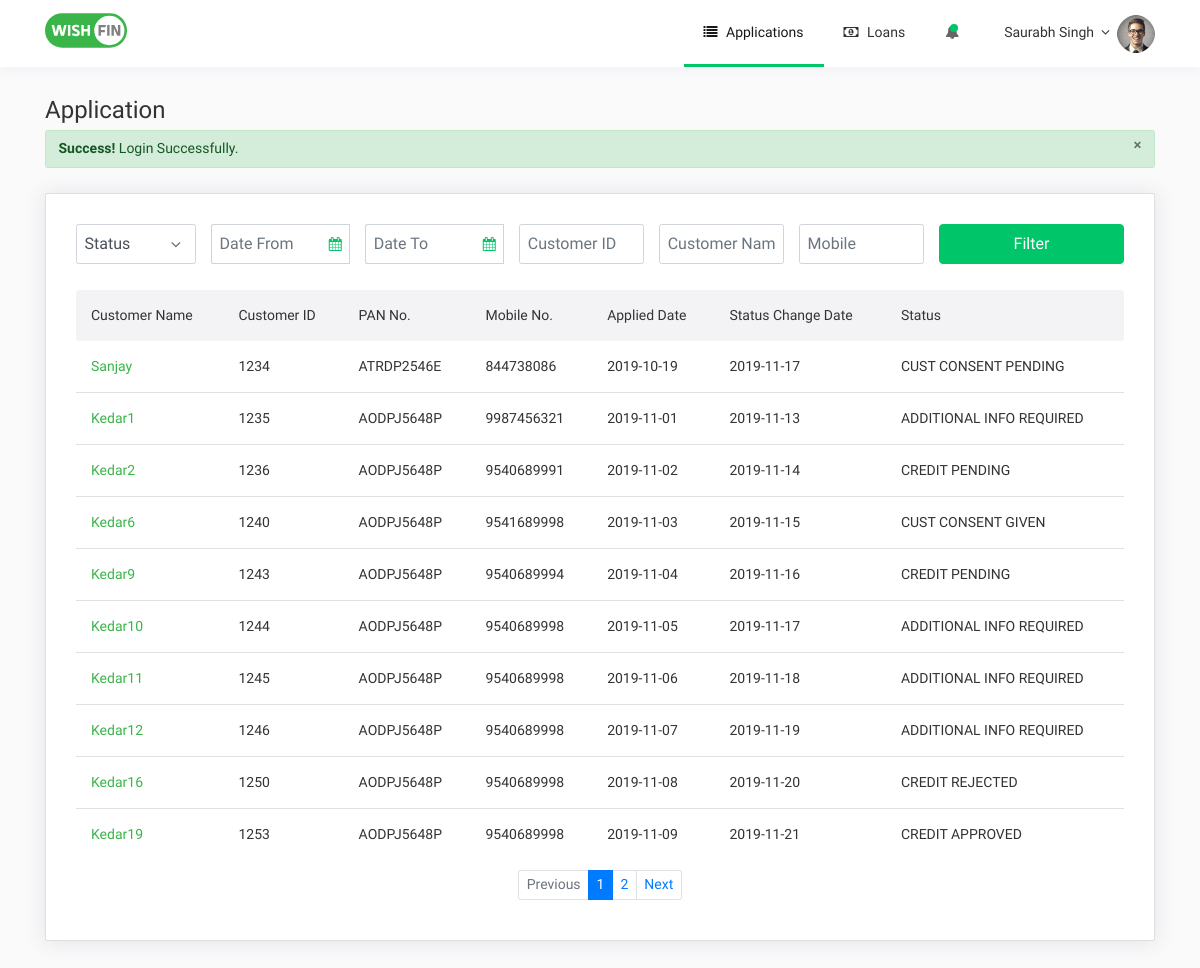
The app's page /employee-application-old.php (signed in) with its own data.
### tables this page shows
CREATE TABLE `application` (
  `id` int(11) NOT NULL,
  `customer_id` int(11) NOT NULL,
  `loan_id` int(11) NOT NULL,
  `role_id` int(11) NOT NULL,
  `applied_date` date NOT NULL,
  `change_status_date` date NOT NULL,
  `lender_name` varchar(100) NOT NULL,
  `loan_amount` decimal(10,2) UNSIGNED NOT NULL,
  `roi` varchar(2) NOT NULL,
  `emi` varchar(50) NOT NULL,
  `number_of_emi` int(11) NOT NULL,
  `tenure` varchar(2) NOT NULL,
  `disbursal_date` date NOT NULL,
  `status` int(3) DEFAULT NULL,
  `sub_status` int(3) DEFAULT NULL,
  `created_date` datetime NOT NULL,
  `modified_date` datetime NOT NULL
);

CREATE TABLE `customer` (
  `id` int(11) UNSIGNED NOT NULL,
  `customer_id` varchar(200) DEFAULT '123',
  `role_id` int(11) NOT NULL,
  `disbursed_flag` int(3) NOT NULL DEFAULT '0' COMMENT '0-not disbursed, 1-disbursed',
  `name` varchar(255) NOT NULL,
  `mobile` bigint(20) NOT NULL,
  `email` varchar(100) NOT NULL,
  `pancard` varchar(10) NOT NULL,
  `dob` date NOT NULL,
  `marital_status` int(11) NOT NULL DEFAULT '0',
  `education` varchar(50) NOT NULL,
  `total_experience` varchar(10) NOT NULL,
  `monthly_income` varchar(10) NOT NULL,
  `mother_name` varchar(100) NOT NULL,
  `father_name` varchar(100) NOT NULL,
  `residence_city` varchar(50) NOT NULL,
  `residence_pincode` varchar(10) NOT NULL,
  `residence_address` varchar(255) NOT NULL,
  `company_name` varchar(100) NOT NULL,
  `company_email_id` varchar(100) NOT NULL,
  `office_landline_no` varchar(15) NOT NULL,
  `designation` varchar(50) NOT NULL,
  `office_city` varchar(50) NOT NULL,
  `office_pincode` varchar(10) NOT NULL,
  `office_address` varchar(255) NOT NULL,
  `cibil_score` varchar(50) NOT NULL,
  `wishfin_score` varchar(50) NOT NULL,
  `image` text NOT NULL,
  `status` int(3) DEFAULT NULL,
  `sub_status` int(3) DEFAULT NULL,
  `applied_date` date NOT NULL,
  `change_status_date` date NOT NULL,
  `lender_name` varchar(100) NOT NULL,
  `loan_amount` decimal(10,2) NOT NULL,
  `roi` varchar(2) NOT NULL,
  `emi` varchar(50) NOT NULL,
  `number_of_emi` int(11) NOT NULL,
  `tenure` varchar(2) NOT NULL,
  `disbursal_date` date NOT NULL,
  `created_date` datetime NOT NULL DEFAULT CURRENT_TIMESTAMP,
  `modified_date` datetime DEFAULT CURRENT_TIMESTAMP ON UPDATE CURRENT_TIMESTAMP
);

### employee-application-old.php (the view, shortened to what this page needs)
<?php
include('db.php');
$page=10;
if(isset($_GET['p'])) {
  $p=$_GET['p'];
  $p_cond=$p;
}
else{
  $p=1;
}
$cond='';
$offset=($p-1)*$page;
$query  = "select c.id, c.customer_id, c.name, c.mobile, c.email, c.pancard, c.dob, c.marital_status, c.education, c.total_experience, c.monthly_income, c.mother_name, c.father_name, c.residence_city, c.residence_pincode, c.residence_address, c.company_name, c.company_email_id, c.office_landline_no, c.designation, c.office_city, c.office_pincode, c.office_address, c.cibil_score, c.wishfin_score , c.image, ap.status, ap.sub_status, ap.loan_id, ap.role_id, ap.applied_date, ap.change_status_date  from customer c RIGHT Join application ap on (c.customer_id=ap.customer_id) ".$cond." ORDER BY c.customer_id LIMIT ".$offset.", ".$page;
$result = $con->query($query);
$employee_data  = array();
if($result->num_rows){
  while($row = $result->fetch_assoc()){
      $employee_data[] = $row;
  }
}
$query  = "select count(*) as size from customer as c right join application as ap on c.customer_id=ap.customer_id ".$cond;
$result = $con->query($query);
$employee_size = array();
if($result->num_rows){
  while($row = $result->fetch_assoc()){
      $employee_size = $row['size'];
  }
}
$query  = "SELECT id, status FROM `main_lov`";
$result = $con->query($query);
$status  = array();
if($result->num_rows){
   while($row = $result->fetch_assoc()){
      $status[$row['id']] = $row['status'];
   }
}
?>
<!doctype html>
<html lang="en">
<head>
  <link rel="stylesheet" href="css/bootstrap.min.css">
  <link rel="stylesheet" href="https://cdnjs.cloudflare.com/ajax/libs/font-awesome/4.7.0/css/font-awesome.min.css">
  <link rel="stylesheet" href="css/jquery-ui.css">
  <link rel="stylesheet" href="css/fonts.css">
  <link rel="stylesheet" href="css/style.css">
  <link rel="stylesheet" href="css/dashboard.css">
</head>
<body>
  <div class="container-fluid loggedin-wrapper">
    <nav class="navbar navbar-expand-lg navbar-light fixed-top bg-white fldg-navbar">
      <div class="container">
            <a class="navbar-brand" href="#">
            </a>
            <div class="collapse navbar-collapse justify-content-end" id="navbarToggler">
              <ul class="navbar-nav mt-2 mt-lg-0 justify-content-end">
                <li class="nav-item active">
                  <a class="nav-link" href="employee-application.php"><i class="fa fa-list" aria-hidden="true"></i> Applications <span class="sr-only">(current)</span></a>
                </li>
                <li class="nav-item">
                  <a class="nav-link" href="employee-loans.php"><i class="fa fa-money" aria-hidden="true"></i> Loans</a>
                </li>
                <li class="nav-item">
                  <a class="nav-link notify-link" href="#">
                    <span class="notify-icon">
                      <span class="green-notify"></span><i class="fa fa-bell" aria-hidden="true"></i>
                    </span>
                    </a>
                </li>
                <li class="nav-item dropdown">
                  <a class="nav-link dropdown-toggle" href="#" id="my-account" role="button" data-toggle="dropdown" aria-haspopup="true" aria-expanded="false">
                    Saurabh Singh <img src="images/Avatar.png" alt=""/>
                  </a>
                </li>
              </ul>
            </div>
      </div>
</nav>
  <div class="row dashboard">
    <div class="container">
      <div class="row pd-t-32">
        <div class="col-12 pt-5 pb-4">
          <h2 class="dashboard-title">Application</h2>
          <?php
          if(isset($_SESSION['success']))
          {
          ?>
               <div class="alert alert-success" id="success_msg">
                  <a href="#" class="close" data-dismiss="alert">&times;</a>
                  <strong>Success!</strong> <?php echo $_SESSION['success']; ?>
              </div>
          <?php
           }
         ?>
        </div>
      </div>
      <div class="card">
        <div class="card-body">
          <div class="filter-box">
            <form id="filter-form-application" class="filter-form" action="employee-application.php" method="post">
              <div class="form-group select-field">
                  <select class="form-control" name="status">
                    <option value="" >Status</option>
                  </select>
                  <span class="angledown"></span>
              </div>
              <div class="form-group input-group">
                  <input type="text" name="dateFrom" id="fromDate" class="form-control" placeholder="Date From" <?php if(isset($_SESSION['application']['post_dateFrom'])){ ?> value="<?php echo $_SESSION['application']['post_dateFrom']; ?>" <?php } ?> />
                  <div class="input-group-append">
                    <span class="input-group-text" id="basic-addon2"><i class="fa fa-calendar" aria-hidden="true"></i></span>
                  </div>
              </div>
              <div class="form-group input-group">
                  <input type="text" name="dateTo"  id="toDate" class="form-control" placeholder="Date To" <?php if(isset($_SESSION['application']['post_dateTo'])){?> value="<?php echo $_SESSION['application']['post_dateTo']; ?>" <?php } ?> />
                  <div class="input-group-append">
                    <span class="input-group-text" id="basic-addon2"><i class="fa fa-calendar" aria-hidden="true"></i></span>
                  </div>
              </div>
              <div class="form-group">
                  <input type="tel" name="customerID" class="form-control" placeholder="Customer ID" <?php if(isset($_SESSION['application']['post_customerID'])){?> value="<?php echo $_SESSION['application']['post_customerID']; ?>" <?php } ?>/>
              </div>
              <div class="form-group">
                  <input type="tel" name="customerName" class="form-control" placeholder="Customer Name" <?php if(isset($_SESSION['application']['post_customerName'])){?> value="<?php echo $_SESSION['application']['post_customerName']; ?>" <?php } ?>/>
              </div>
              <div class="form-group">
                  <input type="tel" name="mobile" class="form-control" placeholder="Mobile" maxlength="10" <?php if(isset($_SESSION['application']['post_mobile'])){?> value="<?php echo $_SESSION['application']['post_mobile']; ?>" <?php } ?> />
              </div>
              <div class="form-group button-area">
                  <button type="submit" class="btn btn-success btn-raised" id='filter'>Filter</button>
              </div>
            </form>
          </div>
          <div class="filter-result">
            <div class="table-responsive">
                <table class="table table-borderless">
                  <thead>
                    <tr>
                      <th>Customer Name</th>
                      <th>Customer ID</th>
                      <th>PAN No.</th>
                      <th>Mobile No.</th>
                      <th>Applied Date</th>
                      <th>Status Change Date</th>
                      <th>Status</th>
                    </tr>
                  </thead>
                  <tbody>
                   <?php foreach($employee_data as $employee_detail) { ?>
                    <tr>
                      <td><a href="application-profile.php?id=<?php echo $employee_detail['customer_id']; ?>"><?php echo $employee_detail['name']; ?></a></td>
                      <td><?php echo $employee_detail['customer_id']; ?></td>
                      <td><?php echo $employee_detail['pancard']; ?></td>
                      <td><?php echo $employee_detail['mobile']; ?></td>
                      <td>
                        <?php
                          if(isset($employee_detail['applied_date'])){
                            echo $employee_detail['applied_date'];
                          }else{
                            echo $employee_detail['applied_date'] = '';
                          }
                        ?>
                      </td>
                      <td>
                        <?php
                          if(isset($employee_detail['change_status_date'])){
                            echo $employee_detail['change_status_date'];
                          }else{
                            echo $employee_detail['change_status_date'] = '';
                          }
                        ?>
                      </td>
                      <td><?php echo $status[$employee_detail['status']]; ?></td>
                    </tr>
                    <?php } ?>
                  </tbody>
                </table>
              </div>
      <?php
        $total_record  = $employee_size;
        if($total_record>$page){
      ?>
              <nav aria-label="Page navigation example">
                    <ul class="pagination justify-content-center">
                      <li class="page-item <?php if($p<=1){ echo 'disabled'; } ?> ">
                        <a class="page-link" href="?p=<?php echo $p-1;?>"  tabindex="-1">Previous</a>
                      </li>
                      <?php
                         $perpage_record  = $total_record/$page;
                         if($total_record%$page!=0){
                            $perpage_record++;
                         }
                         if($p+$page>$perpage_record){
                            $len=$perpage_record;
                         }
                         else{
                            $len=$p+$page;
                         }
                         if($len-$p<$page){
                            $start=1;
                         }
                         else{
                            $start=$p;
                         }
                        for($i=$start;$i<=$len;$i++)
                        {
                      ?>
                      <li class="page-item <?php if(isset($p) && $i==$p){echo "active"; } ?> "><a class="page-link" href="?p=<?php echo $i; ?>"><?php echo $i; ?></a></li>
                       <?php
                         }
                       ?>
                      <li class="page-item <?php if($p>=$perpage_record-1){ echo 'disabled'; } ?>" >
                        <a class="page-link" href="?p=<?php echo $p+1;?>">Next</a>
                      </li>
                    </ul>
              </nav>
        <?php
            }
        ?>
          </div>
        </div>
      </div>
    </div>
  </div>
  </div>
</body>
</html>

### css/style.css (style rules this page uses)
html { font-size:10px; height:100%; }
body { font-family: Roboto,Roboto-Regular,sans-serif; font-size:1.4rem; color:#333; }
a,a:hover { color: #39b549; }
h1,h2,h3,h4,.h1,.h2,.h3,.h4 { font-weight: 400; }
.wishfinlogo { height: 3.5rem; width: 8.2rem; }
.form-group { margin-bottom: 2.4rem; }
.form-control { height: 5.0rem; font-size:1.6rem; }
select.form-control:not([size]):not([multiple]) { height:5.0rem; }
.select-field { position: relative; }
.select-field select.form-control { appearance:none; -webkit-appearance:none; }
.select-field .angledown { position: absolute; top:1.3rem; right: 1.5rem; font-size:1.6rem; color:#666; }
.select-field .angledown:before { content: "\f107"; font-family: fontawesome; }
.button-area .btn { font-size:1.6rem; min-width: 18.5rem; height: 5.0rem; text-transform: uppercase; border-radius: 0.4rem; }
.button-area .btn.btn-success { background-color: #00C569; border-color:#00C569; }
.card { box-shadow: 0 1px 20px rgba(212, 212, 226, 0.64); }
.card .card-header,.card .card-body { padding-left:3.0rem; padding-right:3.0rem; }
.card .card-body { padding-top:3.0rem; padding-bottom:3.0rem; }
.table th, .table td { padding:1.5rem; white-space: nowrap; }
.table-borderless thead th { background-color: #f3f3f5; font-weight: 400; border: 0 none; vertical-align: middle; }
.table-borderless thead th:first-child { border-radius:0.3rem 0 0 0.3rem; }
.table-borderless thead th:last-child { border-radius:0 0.3rem 0.3rem 0; }
.table-borderless tbody tr:first-child td { border-top: 0 none; }

### css/dashboard.css (style rules this page uses)
body { background-color: #fafafa; }
#my-account { padding-right: 5.4rem; }
#my-account img { position: absolute; right:0; top:-0.2rem; }
.dropdown-toggle::after { content: "\f107"; font-family: fontawesome; border:0; vertical-align: baseline; display: inline-block; }
.navbar.fldg-navbar { padding:1.0rem; }
.navbar.fldg-navbar { box-shadow: 0 3px 8px #f1f1f9; }
.navbar.fldg-navbar .nav-link { font-size: 1.4rem; color: #333; padding-right: 2rem; padding-left: 2rem; text-transform: capitalize; }
.navbar.fldg-navbar .nav-link .fa { margin-right: 0.5rem; }
.navbar.fldg-navbar .active:after { content: ''; height: 3px; background-color: #00c569; position: relative; bottom: -16px; width: inherit; display: block; }
.green-notify { width:0.8rem; height:0.8rem; background-color: #00c569; border-radius:0.5rem; display: inline-block; }
.notify-icon { position: relative; color:#666; }
.notify-link .green-notify { position: absolute; top:0; right: 0.6rem; }
.dashboard { padding-top:6.6rem; padding-bottom: 4.8rem; }
.dashboard-title { font-size:2.4rem; }
.filter-box .filter-form { width:100%; display: flex; }
.filter-form .form-group { margin-left: 1.5rem; width:auto; min-width: 12.0rem; }
.filter-form .form-group:first-child { margin-left: 0; }
.filter-form .form-group .form-control, .filter-form select.form-control:not([size]):not([multiple]) { height:4.0rem; }
.filter-form .select-field .angledown { top:0.8rem; }
.filter-form .button-area { min-width: auto; }
.filter-form .button-area .btn { height: 4.0rem; text-transform: capitalize; }
.filter-form .input-group .form-control,.doc-upload-form .input-group .form-control { border-right: 0 none; }
.filter-form .input-group-text,.doc-upload-form .input-group-text { background-color: transparent; color:#00c569; font-size:1.4rem; border-left: 0 none; }

### records on screen
application: customer.name "Sanjay", customer.customer_id "1234", customer.pancard "ATRDP2546E", customer.mobile "844738086", applied_date "2019-10-19", change_status_date "2019-11-17", status "CUST CONSENT PENDING"
application: customer.name "Kedar1", customer.customer_id "1235", customer.pancard "AODPJ5648P", customer.mobile "9987456321", applied_date "2019-11-01", change_status_date "2019-11-13", status "ADDITIONAL INFO REQUIRED"
application: customer.name "Kedar2", customer.customer_id "1236", customer.pancard "AODPJ5648P", customer.mobile "9540689991", applied_date "2019-11-02", change_status_date "2019-11-14", status "CREDIT PENDING"
application: customer.name "Kedar6", customer.customer_id "1240", customer.pancard "AODPJ5648P", customer.mobile "9541689998", applied_date "2019-11-03", change_status_date "2019-11-15", status "CUST CONSENT GIVEN"
application: customer.name "Kedar9", customer.customer_id "1243", customer.pancard "AODPJ5648P", customer.mobile "9540689994", applied_date "2019-11-04", change_status_date "2019-11-16", status "CREDIT PENDING"
application: customer.name "Kedar10", customer.customer_id "1244", customer.pancard "AODPJ5648P", customer.mobile "9540689998", applied_date "2019-11-05", change_status_date "2019-11-17", status "ADDITIONAL INFO REQUIRED"
application: customer.name "Kedar11", customer.customer_id "1245", customer.pancard "AODPJ5648P", customer.mobile "9540689998", applied_date "2019-11-06", change_status_date "2019-11-18", status "ADDITIONAL INFO REQUIRED"
application: customer.name "Kedar12", customer.customer_id "1246", customer.pancard "AODPJ5648P", customer.mobile "9540689998", applied_date "2019-11-07", change_status_date "2019-11-19", status "ADDITIONAL INFO REQUIRED"
application: customer.name "Kedar16", customer.customer_id "1250", customer.pancard "AODPJ5648P", customer.mobile "9540689998", applied_date "2019-11-08", change_status_date "2019-11-20", status "CREDIT REJECTED"
application: customer.name "Kedar19", customer.customer_id "1253", customer.pancard "AODPJ5648P", customer.mobile "9540689998", applied_date "2019-11-09", change_status_date "2019-11-21", status "CREDIT APPROVED"

### other values on screen
$_SESSION['success'] "Login Successfully."
